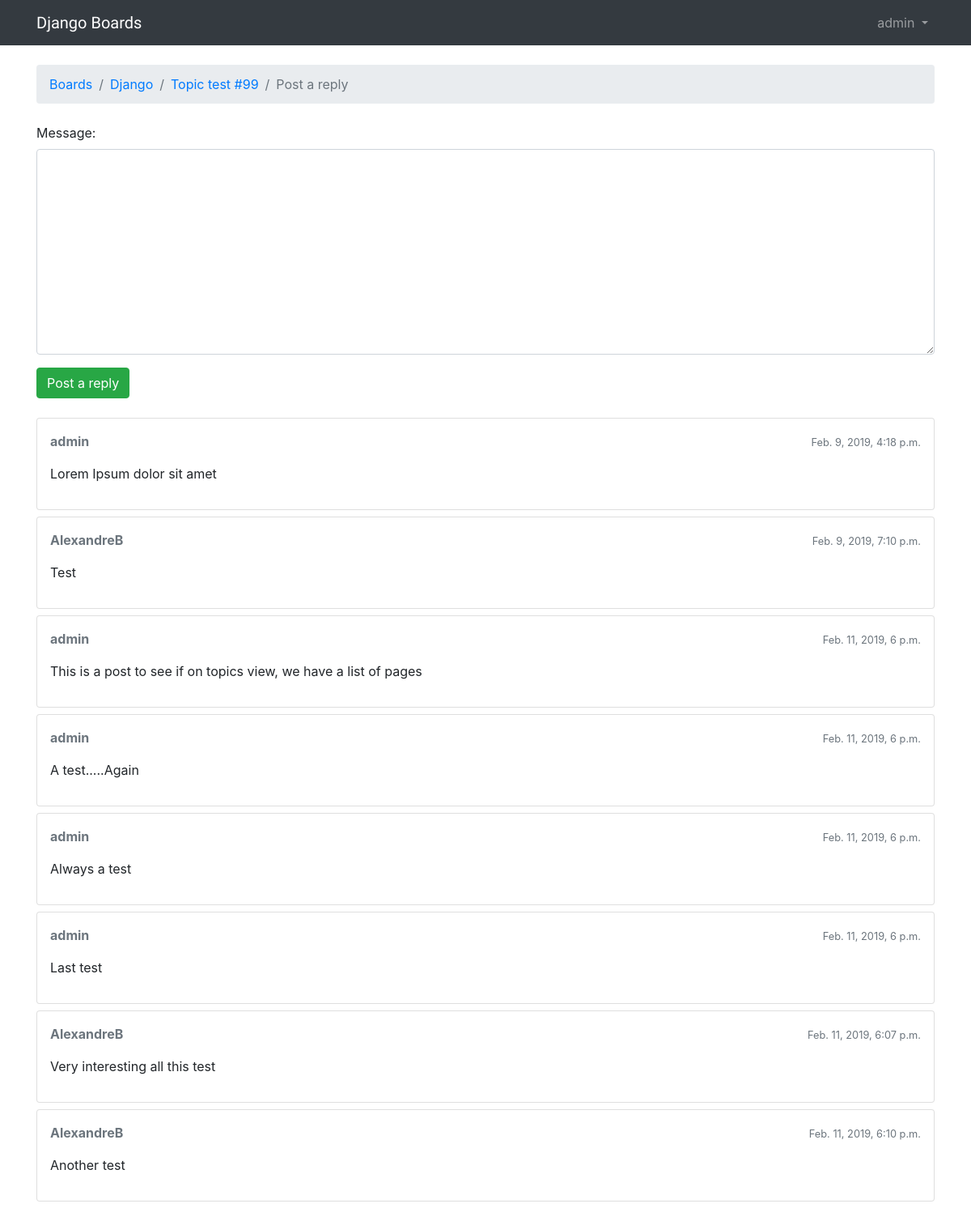
The page /boards/1/topics/109/reply/ (signed in) on the database its author committed.
### boards/models.py (models this page shows, shortened)
class Topic(models.Model):
    subject = models.CharField(max_length=225)
    last_updated = models.DateTimeField(auto_now_add=True)
    board = models.ForeignKey(Board, on_delete=models.CASCADE, related_name="topics")
    starter = models.ForeignKey(User, on_delete=models.CASCADE, related_name="Topics")
    views = models.PositiveIntegerField(default=0)

class Board(models.Model):
    name = models.CharField(max_length=30, unique=True)
    description = models.CharField(max_length=100)

class Post(models.Model):
    message = models.TextField(max_length=4000)
    topic = models.ForeignKey(Topic, on_delete=models.CASCADE, related_name="posts")
    created_at = models.DateTimeField(auto_now_add=True)
    updated_at = models.DateTimeField(null=True)
    created_by = models.ForeignKey(User, on_delete=models.CASCADE, related_name="posts")
    updated_by = models.ForeignKey(
        User, on_delete=models.CASCADE, null=True, related_name="+"
    )
    def get_message_as_markdown(self):
        return mark_safe(markdown(self.message, safe_mode="escape"))

### boards/views.py (the view)
@login_required
def reply_topic(request, pk, topic_pk):
    topic = get_object_or_404(Topic, board__pk=pk, pk=topic_pk)
    if request.method == "POST":
        form = PostForm(request.POST)
        if form.is_valid():
            post = form.save(commit=False)
            post.topic = topic
            post.created_by = request.user
            post.save()
            topic.last_updated = timezone.now()
            topic.save()
            topic_url = reverse("topic_posts", kwargs={"pk": pk, "topic_pk": topic_pk})
            topic_post_url = "{url}?page={page}#{id}".format(
                url=topic_url, id=post.pk, page=topic.get_page_count()
            )
            return redirect(topic_post_url)
    else:
        form = PostForm()
    return render(request, "reply_topic.html", {"topic": topic, "form": form})

### boards/forms.py
class PostForm(forms.ModelForm):
    class Meta:
        model = Post
        fields = ["message"]

### boards/templatetags/form_tags.py (called while the page is built)
@register.filter
def input_class(bound_field):
    css_class = ""
    if bound_field.form.is_bound:
        if bound_field.errors:
            css_class = "is-invalid"
        elif field_type(bound_field) != "PasswordInput":
            css_class = "is_valid"
    return "form-control {}".format(css_class)

### templates/reply_topic.html (shortened to what this page needs)
{% extends 'base.html' %}
{% load static %}
{% block breadcrumb %}
  <li class="breadcrumb-item"><a href="{% url 'home' %}">Boards</a></li>
  <li class="breadcrumb-item"><a href="{% url 'board_topics' topic.board.pk %}">{{ topic.board.name }}</a></li>
  <li class="breadcrumb-item"><a href="{% url 'topic_posts' topic.board.pk topic.pk %}">{{ topic.subject }}</a></li>
  <li class="breadcrumb-item active">Post a reply</li>
{% endblock %}
{% block content %}
  <form method="post" class="mb-4">
    {% include 'includes/form.html' %}
    <button type="submit" class="btn btn-success">Post a reply</button>
  </form>
  {% for post in topic.posts.all %}
    <div class="card mb-2">
      <div class="card-body p-3">
        <div class="row mb-3">
          <div class="col-6">
            <strong class="text-muted">{{ post.created_by.username }}</strong>
          </div>
          <div class="col-6 text-right">
            <small class="text-muted">{{ post.created_at }}</small>
          </div>
        </div>
        {{ post.get_message_as_markdown }}
      </div>
    </div>
  {% endfor %}
{% endblock %}

### templates/base.html (shortened to what this page needs)
{% load static %}<!DOCTYPE html>
<html>
    <head>
        <link rel="stylesheet" href="{% static 'css/bootstrap.min.css' %}">
        <link rel="stylesheet" href="{% static 'css/app.css' %}">
    </head>
    <body>
        {% block body %}
        <nav class="navbar navbar-expand-sm navbar-dark bg-dark">
            <div class="container">
                <a class="navbar-brand" href="{% url 'home' %}">Django Boards</a>
                <div class="collapse navbar-collapse" id="mainMenu">
                    {% if user.is_authenticated %}
                        <ul class="navbar-nav ml-auto">
                            <li class="nav-item">
                                <a class="nav-link dropdown-toggle" href="#" id="userMenu" data-toggle="dropdown" aria-haspopup="true" aria-expanded="false">
                                    {{ user.username }}
                                </a>
                            </li>
                        </ul>
                    {% else %}
                        <form class="form-inline ml-auto">
                            <a href="{% url 'login' %}" class="btn btn-outline-secondary">log in</a>
                            <a href="{% url 'signup' %}" class="btn btn-primary ml-2">Sign up</a>
                        </form>
                    {% endif %}
                </div>
            </div>
        </nav>
        <div class="container">
            <ol class="breadcrumb my-4">
                {% block breadcrumb %}
                {% endblock %}
            </ol>
                {% block content %}
                {% endblock %}
        </div>
        {% endblock body %}
    </body>
</html>

### static/css/app.css (style rules this page uses)
.navbar-brand { font-family: 'Peralta', cursive; }

### rows shown on the page
Topic: board.name "Django", subject "Topic test #99"
Post: created_by.username "admin", created_at "Feb. 9, 2019, 4:18 p.m.", get_message_as_markdown "Lorem Ipsum dolor sit amet"
Post: created_by.username "AlexandreB", created_at "Feb. 9, 2019, 7:10 p.m.", get_message_as_markdown "Test"
Post: created_by.username "admin", created_at "Feb. 11, 2019, 6 p.m.", get_message_as_markdown "This is a post to see if on topics view, we have a list of pages"
Post: created_by.username "admin", created_at "Feb. 11, 2019, 6 p.m.", get_message_as_markdown "A test.....Again"
Post: created_by.username "admin", created_at "Feb. 11, 2019, 6 p.m.", get_message_as_markdown "Always a test"
Post: created_by.username "admin", created_at "Feb. 11, 2019, 6 p.m.", get_message_as_markdown "Last test"
Post: created_by.username "AlexandreB", created_at "Feb. 11, 2019, 6:07 p.m.", get_message_as_markdown "Very interesting all this test"
Post: created_by.username "AlexandreB", created_at "Feb. 11, 2019, 6:10 p.m.", get_message_as_markdown "Another test"

### other values the page prints
{{ user.username }} "admin"
{{ field.label_tag }} "Message:"
